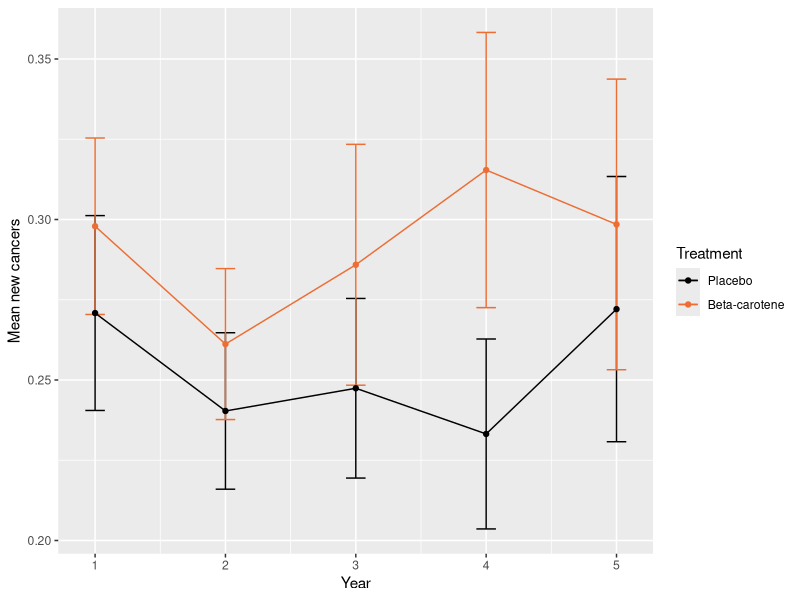

The R script that drew this image:
## ---- chunk 1
knitr::opts_chunk$set(echo = FALSE, dev = "pdf")
library("dplyr")
library("ggplot2")
library("gee")
library("geepack")
## ---- chunk 2
# Read data
skin.data <- read.delim(file = "data/skin.txt", sep = " ", header = FALSE)

# Trim first & last columns (created by whitespace)
skin.data <- skin.data[, -c(1, ncol(skin.data))]

# Identify columns
colnames(skin.data) <- c("id", "center", "age", "skin", "gender", "prior.count", "new.count", "treatment", "year")

# Set factors as needed
factor.cols <- c("id", "center", "skin", "gender", "treatment")
for (c in factor.cols) {
  skin.data[, c] <- factor(skin.data[, c])
}
## ---- chunk 3
skin.description <- skin.data %>%
  group_by(treatment, year) %>%
  summarize(mean.new.count = mean(new.count),
            se.new.count = sd(new.count)/sqrt(length(new.count)))

skin.table <- data.frame(year = skin.description$year[1:5],
                         treat.0 = round(skin.description$mean.new.count[1:5], 3),
                         treat.1 = round(skin.description$mean.new.count[6:10], 3))

## ---- chunk 4
means.plot <- ggplot(data = skin.description, mapping = aes(x = year, y = mean.new.count, color = treatment, group = treatment)) +
  geom_errorbar(mapping = aes(x = year, ymin = (mean.new.count - se.new.count), ymax = (mean.new.count + se.new.count), width = 0.15)) +
  geom_point() +
  geom_line() +
  scale_color_manual(name = "Treatment", values = c("#000000", "#EC6E35"), labels = c("Placebo", "Beta-carotene")) +
  xlab(label = "Year") +
  ylab(label = "Mean new cancers")

print(means.plot)

## ---- chunk 5
# Fit GEE Poisson model with exchangeable (compound symmetric) correlation
simple.poisson.gee <- gee(new.count ~ year + treatment:year, # Use : syntax instead of * to suppress inclusion of treatment
                          id = id,
                          data = skin.data,
                          family = poisson,
                          corstr = "exchangeable")
simple.poisson.summary <- summary(simple.poisson.gee)

# Extract coefficient estimates
model.coefficients <- data.frame(coef(object = simple.poisson.summary))

# Calculate p-values from robust Z-scores
model.coefficients$p.value <- 2 * pnorm(q = abs(model.coefficients[, "Robust.z"]), lower.tail = FALSE)
model.coefficients$p.text <- as.character(round(model.coefficients$p.value, 3))
model.coefficients$p.text[model.coefficients$p.value < 0.001] <- "< 0.001"

# Calculate 95% C.I. from robust S.E.
model.coefficients$ci.low <- model.coefficients$Estimate - 1.96 * model.coefficients$Robust.S.E.
model.coefficients$ci.high <- model.coefficients$Estimate + 1.96 * model.coefficients$Robust.S.E.

# Extract & round only those variables we need
results.table <- data.frame(estimate = round(model.coefficients$Estimate, 3),
                            ci.low = round(model.coefficients$ci.low, 3),
                            ci.high = round(model.coefficients$ci.high, 3),
                            p.text = model.coefficients$p.text)
rownames(results.table) <- rownames(model.coefficients)
## ---- chunk 6

change <- "decreases"
if (results.table$estimate[2] > 0) {
  change <- "increases"
}

b.c.diff <- "lower"
if (results.table$estimate[3] > 0) {
  b.c.diff <- "higher"
}
